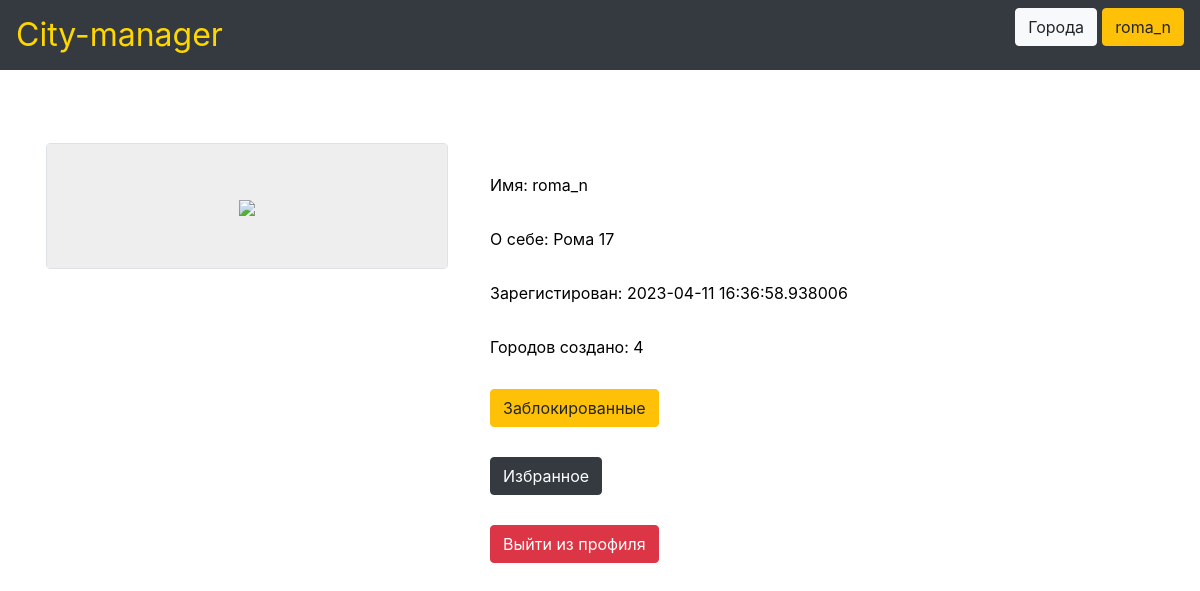
Page /users/1 (signed in) on the committed database.
### data/users.py (models this page shows, shortened)
class User(SqlAlchemyBase, UserMixin):
    __tablename__ = 'users'
    id = sqlalchemy.Column(sqlalchemy.Integer,
                           primary_key=True, autoincrement=True)
    name = sqlalchemy.Column(sqlalchemy.String, unique=True, nullable=True)
    about = sqlalchemy.Column(sqlalchemy.String, nullable=True)
    email = sqlalchemy.Column(sqlalchemy.String,
                              index=True, unique=True, nullable=True)
    photo = sqlalchemy.Column(sqlalchemy.BLOB, nullable=True)
    hashed_password = sqlalchemy.Column(sqlalchemy.String, nullable=True)
    created_date = sqlalchemy.Column(sqlalchemy.DateTime,
                                     default=datetime.datetime.now)
    def city_count(self):
        db_sess = db_session.create_session()
        cities = db_sess.query(City).filter(City.user_id == self.id).all()
        return len(cities)

### main.py (the view)
@app.route('/users/<int:id>', methods=['GET', 'POST'])
@login_required
def user_profile(id):
    if request.method == "GET":
        db_sess = db_session.create_session()
        user = db_sess.query(User).filter(User.id == id).first()
        if user:
            b_users = db_sess.query(BUsers.id).filter(BUsers.user_id == current_user.id).all()
            if b_users:
                b_users = [blocked_user[0] for blocked_user in b_users]
            return render_template('user.html', title=user.name, user=user, b_users=b_users)
        else:
            abort(404)

### data/db_session.py (called while the page is built)
def create_session() -> Session:
    global __factory
    return __factory()

### main.py (called while the page is built)
@login_manager.user_loader
def load_user(user_id):
    db_sess = db_session.create_session()
    return db_sess.query(User).get(user_id)

### templates/user.html
{% extends "base.html" %}
{% block content %}
<br><br><br>
<table border="0" class="profile-table">
    <tr><td valign="top">
        <div class="col-md6 border rounded">
            <div class="profile-ava">
                <img src="{{ url_for('userava', id=user.id) }}">
            </div>
        </div>
    </td>
    <td valign="top" class="profile-panel">
                   <ul class="profile-info">
                   <li style="user_info">Имя: {{ user.name }}</li>
                   <li style="user_info">О себе: {{ user.about }}</li>
                   <li style="user_info">Зарегистирован: {{ user.created_date  }}</li>
                   <li style="user_info">Городов создано: {{ user.city_count()  }}</li>
                   {% if user.id == current_user.id %}
                   <li><a class="btn btn-warning" href="{{url_for('blocked_users')}}">Заблокированные</a></li>
                   <li><a class="btn btn-dark" href="{{url_for('selected_cities')}}">Избранное</a></li>
                   <li><a class="btn btn-danger" href="{{url_for('logout')}}">Выйти из профиля</a></li>
                   {% elif user.id not in b_users %}
                   <li><a class="btn btn-danger" href="{{url_for('block', id=user.id)}}">Заблокировать</a></li>
                   {% else %}
                   <li><a class="btn btn-danger" href="{{url_for('unblock', id=user.id)}}">Разблокировать</a></li>
                   {% endif %}
                   </ul>
         </td></tr>
</table>
{% endblock %}

### templates/base.html (shortened to what this page needs)
<!doctype html>
<html lang="en">
<head>
    <link rel="stylesheet"
          href="https://stackpath.bootstrapcdn.com/bootstrap/4.4.1/css/bootstrap.min.css"
>
    <link rel="stylesheet" type="text/css" href="{{url_for('static', filename='css/style.css')}}" />
</head>
<body>
<header>
    <nav class="navbar navbar-dark bg-dark">
        <a style="color: gold; margin-left: 0; margin-right: auto; width: 16em;font-size: 2rem;" href="/">City-manager</a>
        {% if current_user.is_authenticated %}
        <p>
            <a class="btn btn-light" href="/main">Города</a>
            <a class="btn btn-warning" href="/users/{{ current_user.id }}">{{ current_user.name }}</a>
        </p>
        {% else %}
        <p>
            <a class="btn btn-light" href="/register">Зарегистрироваться</a>
            <a class="btn btn-warning" href="/login">Войти</a>
        </p>
        {% endif %}
    </nav>
</header>
<main role="main" class="container">
    {% block content %}{% endblock %}
</main>
</body>
</html>

### static/css/style.css (style rules this page uses)
p { color: black; font-size: 1.2em }
.profile-ava { width: 400px; text-align: center; overflow: hidden; background: #eee; padding: 50px; }
.profile-ava img { max-width: 300px; height: auto; }
.profile-panel { padding: 10 10 10 10px; }
ul.profile-info { list-style: none; margin: 10px 0 0 0; padding: 10; color: #000000; }
ul.profile-info li { margin-top: 30px; }
.profile-table { font-size: 2.em }

### rows in the picture
User: name "roma_n", about "Рома 17", created_date "2023-04-11 16:36:58.938006"

### other values in the picture
{{ user.city_count() }} "4"
